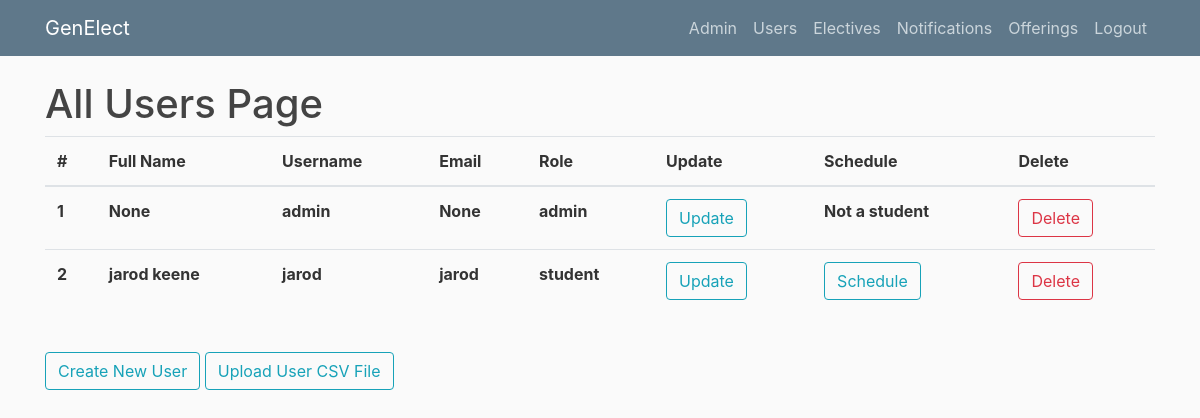
/allusers (signed in), run on an earlier commit of the app's database.
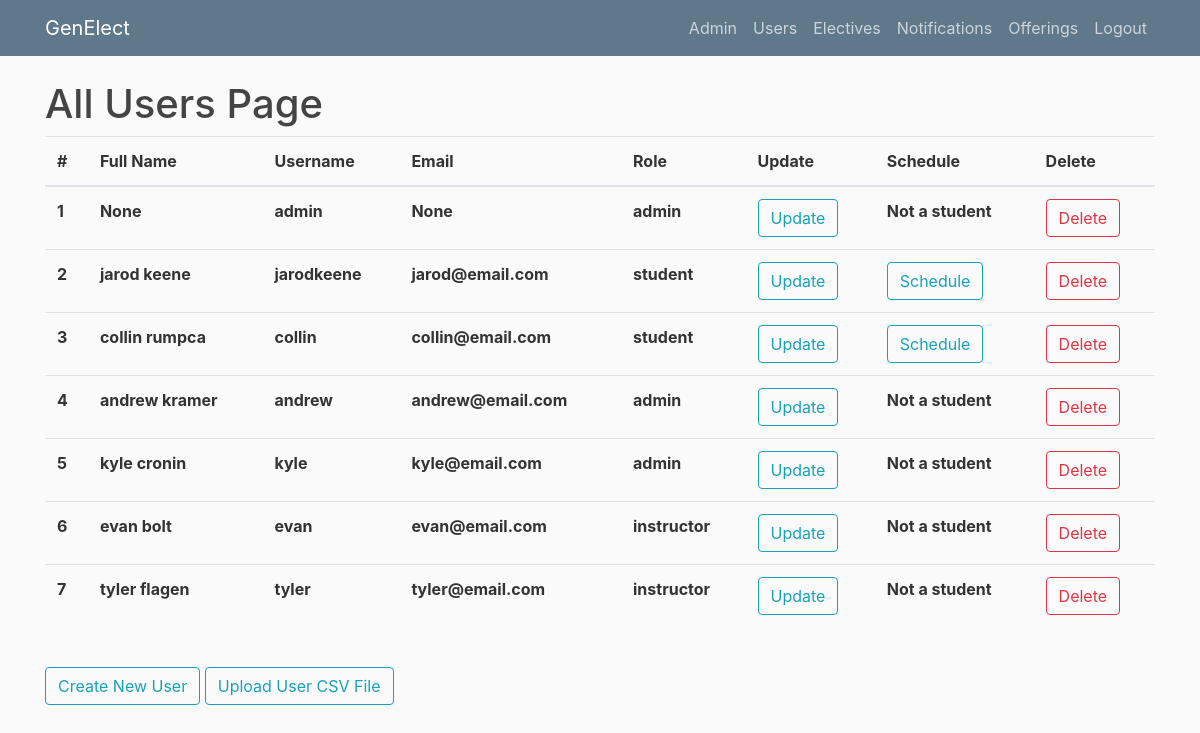
And on a later commit of the database.
### genElect/models.py (models this page shows)
class Base(db.Model):
    __abstract__ = True
    id = db.Column(db.Integer, primary_key=True, autoincrement=True)
    date_created = db.Column(db.DateTime, default=db.func.current_timestamp())
    date_modified = db.Column(db.DateTime, default=db.func.current_timestamp(),
            onupdate=db.func.current_timestamp())

class Users(Base, UserMixin):
    __tablename__ = 'users'
    username = db.Column(db.String(100), unique=True)
    full_name = db.Column(db.String(100))
    email = db.Column(db.String(100))
    role = db.Column(db.String(32), nullable=False)
    password = db.Column(db.String(128))
    registrations = db.relationship('Registrations', backref='user', lazy=True)
    completed_electives = db.relationship('Completions', backref='user', lazy=True)

### genElect/__init__.py (the view)
@app.route("/allusers")
def allusers():
    if current_user.is_authenticated and current_user.role == "admin":
        users = Users.query.all()
        return render_template('allusers.html', users=users)
    else:
        return render_template('denied.html')

### genElect/__init__.py (called while the page is built)
@login_manager.user_loader
def load_user(user_id):
    return Users.query.get(int(user_id))

### genElect/templates/allusers.html
{% extends "layout.html" %}
{% block content %}
    <h1>All Users Page</h1>
	<table class="table">
	  <thead>
	    <tr>
	      <th scope="col">#</th>
	      <th scope="col">Full Name</th>
	      <th scope="col">Username</th>
	      <th scope="col">Email</th>
	      <th scope="col">Role</th>
	      <th scope="col">Update</th>
	      <th scope="col">Schedule</th>
	      <th scope="col">Delete</th>
	    </tr>
	  </thead>
	  <tbody>
	  	{% for user in users %}
	    <tr>
	      <th scope="row">{{user.id}}</th>
	      <th scope="row">{{user.full_name}}</th>
	      <th scope="row">{{user.username}}</th>
	      <th scope="row">{{user.email}}</th>
	      <th scope="row">{{user.role}}</th>
	      <th scope="row"><button type="button" onclick="window.location.href = '/edituser/{{user.id}}'" class="btn btn-outline-info">Update</button></th>
	      {% if user.role == 'student' %}
	      	<th scope="row"><button type="button" onclick="window.location.href = '/schedule?user_id={{user.id}}'" class="btn btn-outline-info">Schedule</button></th>
	      {% else %}
	      	<th scope="row">Not a student</th>
	      {% endif %}
	      <th scope="row"><button type="button" onclick="window.location.href = '/deleteuser/{{user.id}}'" class="btn btn-outline-danger">Delete</button></th>
	    </tr>
	    {% endfor %}
	  </tbody>
	</table>
    <br><button type="button" onclick="window.location.href = '/createuser'" class="btn btn-outline-info">Create New User</button>
    <button type="button" onclick="window.location.href = '/uploadusers'" class="btn btn-outline-info">Upload User CSV File</button>
{% endblock content %}

What changed in the data, as far as the page shows it:
changed Users "jarod keene": username "jarod" → "jarodkeene"; email "jarod" → "jarod@email.com"
added Users: id "3", full_name "collin rumpca", username "collin", email "collin@email.com", role "student"
added Users: id "4", full_name "andrew kramer", username "andrew", email "andrew@email.com", role "admin", shows "Not a student"
added Users: id "5", full_name "kyle cronin", username "kyle", email "kyle@email.com", role "admin", shows "Not a student"
added Users: id "6", full_name "evan bolt", username "evan", email "evan@email.com", role "instructor", shows "Not a student"
added Users: id "7", full_name "tyler flagen", username "tyler", email "tyler@email.com", role "instructor", shows "Not a student"
